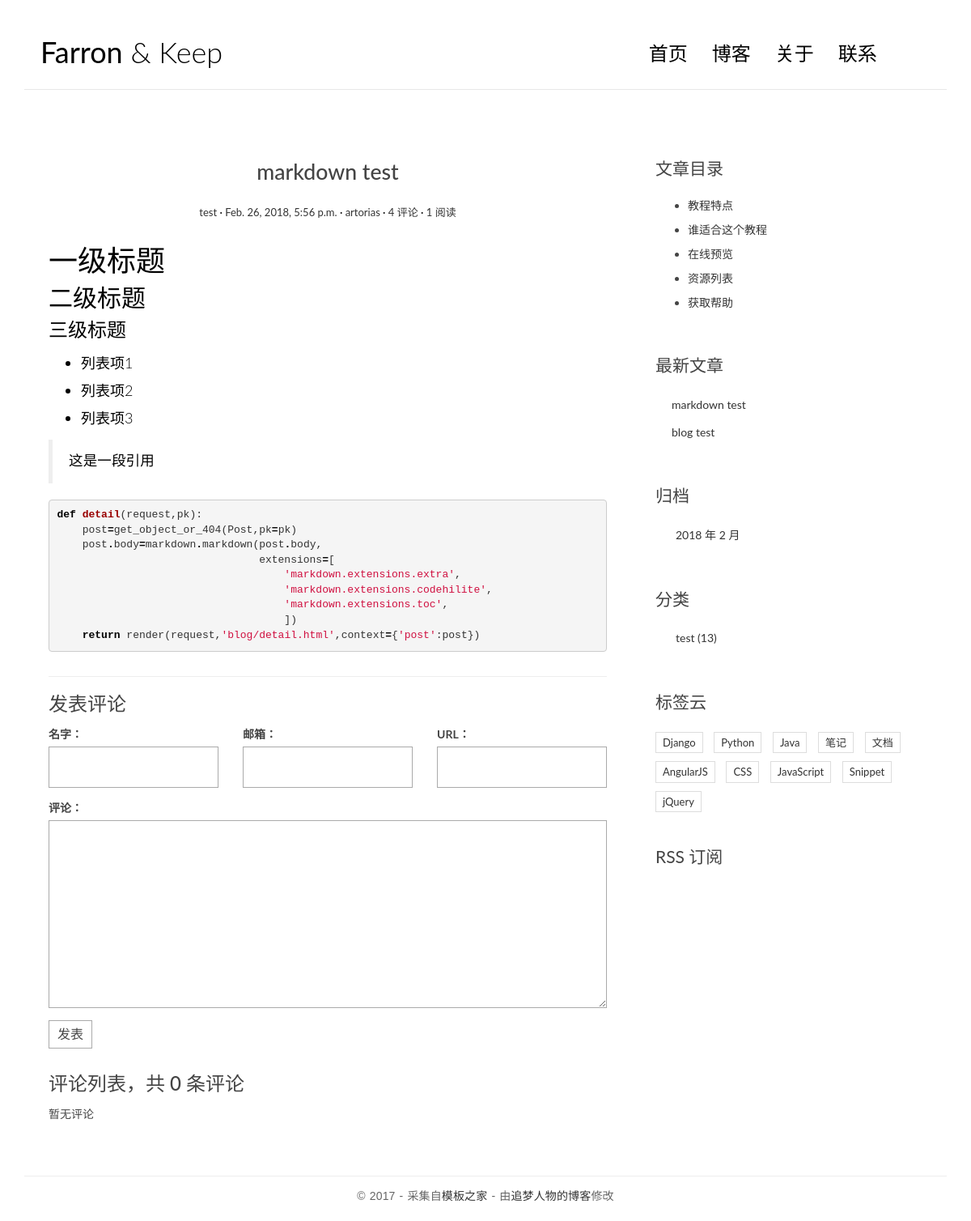
The app's page /post/3/, older data.
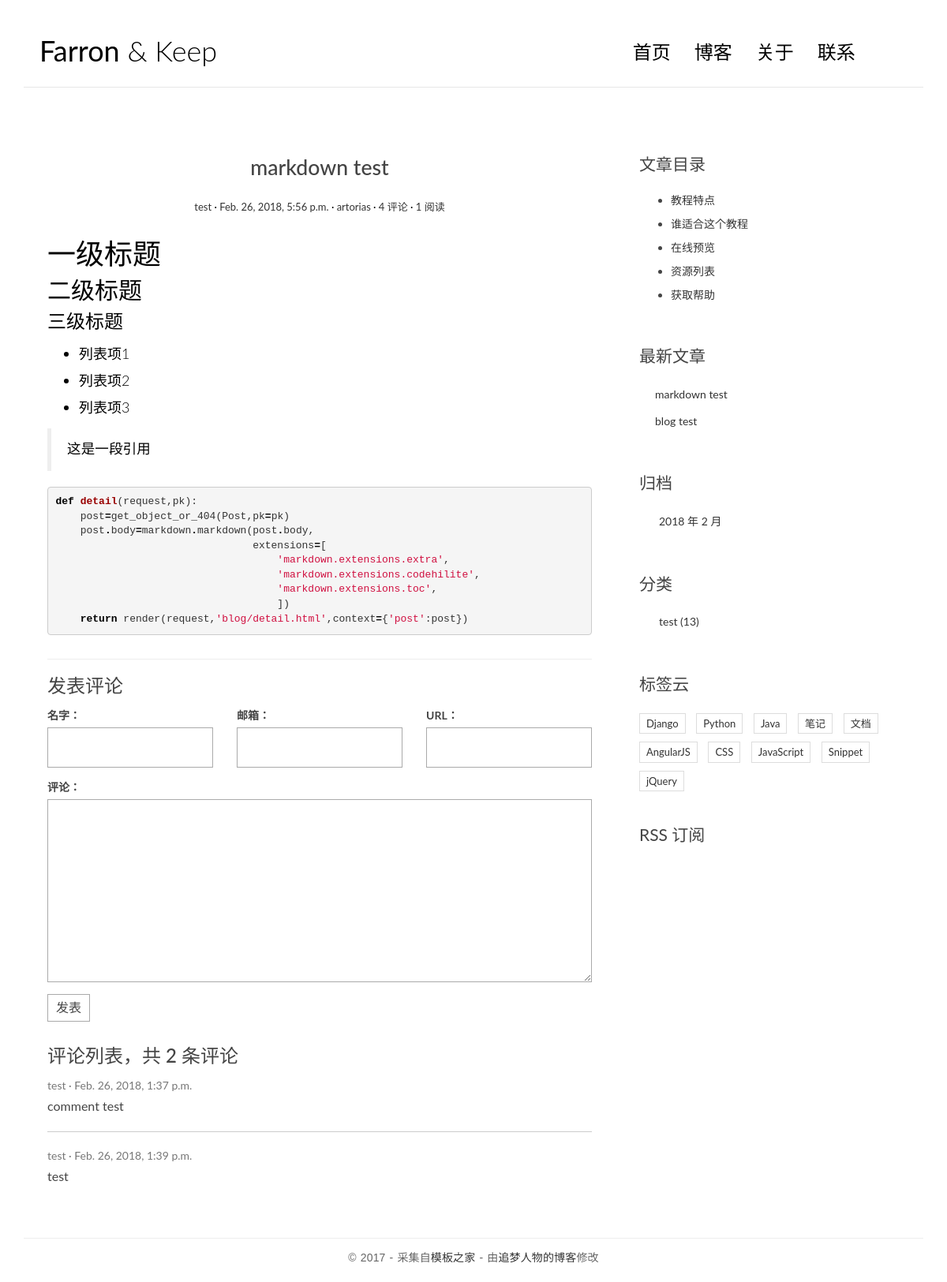
The same page, newer data.
### blog/models.py (models this page shows, shortened)
@python_2_unicode_compatible
class Post(models.Model):
    title=models.CharField(max_length=70)
    body=models.TextField()
    created_time=models.DateTimeField()
    modified_time=models.DateTimeField()
    excert=models.CharField(max_length=200,blank=True)
    category=models.ForeignKey(Category)
    tags=models.ManyToManyField(Tag,blank=True)
    author=models.ForeignKey(User)
    views=models.PositiveIntegerField(default=0)
    def increase_views(self):
        self.views+=1
        self.save(update_fields=['views'])
    def get_absolute_url(self):
        return reverse('blog:detail',kwargs={'pk':self.pk})
    class Meta:
        ordering=['-created_time','title']

class Category(models.Model):
    name=models.CharField(max_length=100)

### comments/models.py (models this page shows, shortened)
@python_2_unicode_compatible
class Comment(models.Model):
    name = models.CharField(max_length=100)
    email = models.EmailField(max_length=255,blank=True)
    url = models.URLField(blank=True)
    text = models.TextField()
    created_time = models.DateTimeField(auto_now_add=True)
    post = models.ForeignKey('blog.Post')

### blog/views.py (the view)
# urls.py: url(r'^post/(?P<pk>[0-9]+)/$',views.detail,name='detail'),
def detail(request,pk):
    post=get_object_or_404(Post,pk=pk)
    post.increase_views()
    post.body=markdown.markdown(post.body,
                                extensions=[
                                    'markdown.extensions.extra',
                                    'markdown.extensions.codehilite',
                                    'markdown.extensions.toc',
                                    ])
    form=CommentForm()
    comment_list=post.comment_set.all()
    context={'post':post,
             'form':form,
             'comment_list':comment_list
             }
    return render(request,'blog/detail.html',context=context)

### comments/forms.py
class CommentForm(forms.ModelForm):
    class Meta:
        model=Comment
        fields=['name','email','url','text']

### blog/templatetags/blog_tags.py (called while the page is built)
@register.simple_tag
def get_recent_posts(num=5):
    return Post.objects.all().order_by('-created_time')[:num]

@register.simple_tag
def archives():
    return Post.objects.dates('created_time','month',order='DESC')

@register.simple_tag
def get_categories():
    return Category.objects.all()

### templates/blog/detail.html (shortened to what this page needs)
﻿{% extends 'base.html' %}
{% block main %}
    <article class="post post-{{ post.pk }}">
                    <header class="entry-header">
                        <h1 class="entry-title">{{ post.title }}</h1>
                        <div class="entry-meta">
                            <span class="post-category"><a href="#">{{ post.category.name }}</a></span>
                            <span class="post-date"><a href="#"><time class="entry-date"
                                                                      datetime="{{ post.created_time }}">{{ post.created_time }}</time></a></span>
                            <span class="post-author"><a href="#">{{ post.author }}</a></span>
                            <span class="comments-link"><a href="#">4 评论</a></span>
                            <span class="views-count"><a href="#">{{ post.views }} 阅读</a></span>
                        </div>
                    </header>
                    <div class="entry-content clearfix">
                        {{ post.body|safe }}
                    </div>
                </article>
    <section class="comment-area" id="comment-area">
                    <hr>
                    <h3>发表评论</h3>
                    <form action="{% url 'comments:post_comment' post.pk %}" method="post" class="comment-form">
                          <div class="row">
                            <div class="col-md-4">
                              <label for="{{ form.name.id_for_label }}">名字：</label>
                              {{ form.name }}
                            </div>
                            <div class="col-md-4">
                              <label for="{{ form.email.id_for_label }}">邮箱：</label>
                              {{ form.email }}
                            </div>
                            <div class="col-md-4">
                              <label for="{{ form.url.id_for_label }}">URL：</label>
                              {{ form.url }}
                            </div>
                            <div class="col-md-12">
                              <label for="{{ form.text.id_for_label }}">评论：</label>
                              {{ form.text }}
                              <button type="submit" class="comment-btn">发表</button>
                            </div>
                          </div>
                    </form>
                    <div class="comment-list-panel">
                        <h3>评论列表，共 <span>{{ post.comment_set.count }}</span> 条评论</h3>
                        <ul class="comment-list list-unstyled">
                          {% for comment in comment_list %}
                          <li class="comment-item">
                            <span class="nickname">{{ comment.name }}</span>
                            <time class="submit-date">{{ comment.created_time }}</time>
                            <div class="text">
                              {{ comment.text }}
                            </div>
                          </li>
                          {% empty %}
                          暂无评论
                          {% endfor %}
                        </ul>
                    </div>
                </section>
{% endblock main %}
{% block toc %}
    <div class="widget widget-content">
                    <h3 class="widget-title">文章目录</h3>
                    <ul>
                        <li>
                            <a href="#">教程特点</a>
                        </li>
                        <li>
                            <a href="#">谁适合这个教程</a>
                        </li>
                        <li>
                            <a href="#">在线预览</a>
                        </li>
                        <li>
                            <a href="#">资源列表</a>
                        </li>
                        <li>
                            <a href="#">获取帮助</a>
                        </li>
                    </ul>
                </div>
{% endblock toc %}

### templates/base.html (shortened to what the changed rows need)
﻿{% load staticfiles %}
{% load blog_tags %}
<!DOCTYPE html>
<html>
<head>
    <link rel="stylesheet" href="http://code.ionicframework.com/ionicons/2.0.1/css/ionicons.min.css">
    <link href="https://cdn.bootcss.com/bootstrap/3.3.7/css/bootstrap.min.css" rel="stylesheet">
    <link rel="stylesheet" href="{% static 'blog/css/pace.css' %}">
    <link rel="stylesheet" href="{% static 'blog/css/custom.css' %}">
    <link rel="stylesheet" href="{% static 'blog/css/highlights/github.css' %}">
</head>
<body>
<div class="container">
    <header id="site-header">
        <div class="row">
            <div class="col-md-4 col-sm-5 col-xs-8">
                <div class="logo">
                    <h1><a href="{% url 'blog:index' %}"><b>Farron</b> &amp; Keep</a></h1>
                </div>
            </div>
        </div>
    </header>
</div>
<div class="content-body">
    <div class="container">
        <div class="row">
            <main class="col-md-8">
                {% block main %}
                {% endblock main %}
            </main>
            <aside class="col-md-4">
                <div class="widget widget-recent-posts">
                    {% get_recent_posts as recent_post_list %}
                    <ul>
                        {% for post in recent_post_list %}
                        <li>
                            <a href="{{ post.get_absolute_url }}">{{ post.title }}</a>
                        </li>
                        {% empty %}
                        暂无文章！
                        {% endfor %}
                    </ul>
                </div>
                <div class="widget widget-archives">
                    {% archives as date_list %}
                    <ul>
                        {% for date in date_list %}
                        <li>
                            <a href="{% url 'blog:archives' date.year date.month %}">{{ date.year }} 年 {{ date.month }} 月</a>
                        </li>
                        {% empty %}
                        暂无归档！
                        {% endfor %}
                    </ul>
                </div>
                <div class="widget widget-category">
                    {% get_categories as category_list %}
                    <ul>
                        {% for category in category_list %}
                        <li>
                            <a href="{% url 'blog:category' category.pk %}">{{ category.name }} <span class="post-count">(13)</span></a>
                        </li>
                        {% empty %}
                        暂无分类！
                        {% endfor %}
                    </ul>
                </div>
            </aside>
        </div>
    </div>
</div>
</body>
</html>

Row changes from the older to the newer data that the page shows:
computed for Post "markdown test": comment_set.count "0" → "2"
added Comment: name "test", created_time "Feb. 26, 2018, 1:37 p.m.", text "comment test"
added Comment: name "test", created_time "Feb. 26, 2018, 1:39 p.m.", text "test"
Text that changed along with them:
text no longer shown: "暂无评论"
